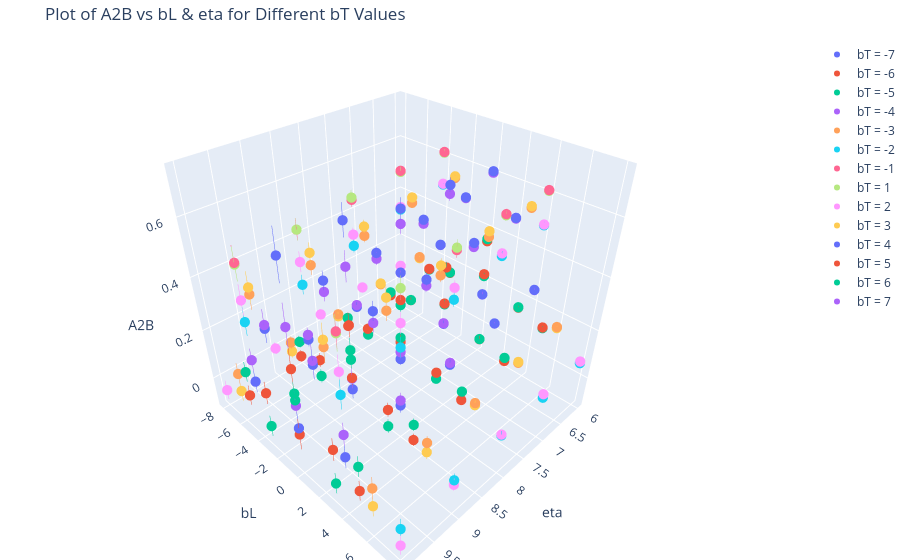

Here is the notebook cell this chart was saved with:
### Code cell
import plotly.graph_objects as go

# Extract unique values for bT
unique_bT = np.unique(etabLbT[:, 2])


fig = go.Figure()
for i, bT in enumerate(unique_bT):
    # Filter data
    mask = etabLbT[:, 2] == bT
    eta_values = etabLbT[mask, 0]
    bL_values = etabLbT[mask, 1]
    A2B_values = A2B[mask]
    A2B_errors = A2Berr[mask]

    # Add trace for each bT
    fig.add_trace(go.Scatter3d(
        x=eta_values , y=bL_values, z=A2B_values,
        mode="markers",
        error_z=dict(type="data", array=A2B_errors, visible=True),
        marker=dict(size=6),
        name=f"bT = {int(bT)}"
    ))

# Update layout
fig.update_layout(
    scene=dict(
        xaxis_title="eta",
        yaxis_title="bL",
        zaxis_title="A2B",
    ),
    title="Plot of A2B vs bL & eta for Different bT Values",
    margin=dict(l=0, r=0, b=0, t=40),
)

# Show interactive plot
fig.show()

### Figure 1 — Plotly figure (JSON) as saved in the notebook; plotly's stock layout.template omitted (floating-point values rounded to 4 significant figures)
{"data": [{"error_z": {"array": [0.0117, 0.01705, 0.02559, 0.03863, 0.0603], "type": "data", "visible": true}, "marker": {"size": 6}, "mode": "markers", "name": "bT = -7", "type": "scatter3d", "x": [6, 7, 8, 9, 10], "y": [0, 0, 0, 0, 0], "z": [0.1363, 0.1152, 0.08312, 0.08742, 0.0728]}, {"error_z": {"array": [0.01323, 0.009177, 0.009177, 0.01908, 0.01307, 0.01307, 0.02821, 0.01914, 0.01914, 0.04219, 0.02856, 0.02856, 0.06409, 0.04534, 0.04534], "type": "data", "visible": true}, "marker": {"size": 6}, "mode": "markers", "name": "bT = -6", "type": "scatter3d", "x": [6, 6, 6, 7, 7, 7, 8, 8, 8, 9, 9, 9, 10, 10, 10], "y": [0, 3, -3, 0, 3, -3, 0, 3, -3, 0, 3, -3, 0, 3, -3], "z": [0.222, 0.1568, 0.1568, 0.2003, 0.1364, 0.1364, 0.1546, 0.1223, 0.1223, 0.1343, 0.1098, 0.1098, 0.04685, 0.106, 0.106]}, {"error_z": {"array": [0.01494, 0.008149, 0.008149, 0.02119, 0.01176, 0.01176, 0.03058, 0.01677, 0.01677, 0.04573, 0.02451, 0.02451, 0.06942, 0.04022, 0.04022], "type": "data", "visible": true}, "marker": {"size": 6}, "mode": "markers", "name": "bT = -5", "type": "scatter3d", "x": [6, 6, 6, 7, 7, 7, 8, 8, 8, 9, 9, 9, 10, 10, 10], "y": [0, 5, -5, 0, 5, -5, 0, 5, -5, 0, 5, -5, 0, 5, -5], "z": [0.3632, 0.125, 0.125, 0.3416, 0.1194, 0.1194, 0.2995, 0.1126, 0.1126, 0.2425, 0.1253, 0.1253, 0.1839, 0.1246, 0.1246]}, {"error_z": {"array": [0.01596, 0.009228, 0.01191, 0.009228, 0.01191, 0.02293, 0.01347, 0.01583, 0.01347, 0.01583, 0.03303, 0.01991, 0.02285, 0.01991, 0.02285, 0.0503, 0.02927, 0.0338, 0.02927, 0.0338, 0.07598, 0.04378, 0.05213, 0.04378, 0.05213], "type": "data", "visible": true}, "marker": {"size": 6}, "mode": "markers", "name": "bT = -4", "type": "scatter3d", "x": [6, 6, 6, 6, 6, 7, 7, 7, 7, 7, 8, 8, 8, 8, 8, 9, 9, 9, 9, 9, 10, 10, 10, 10, 10], "y": [0, 4, 2, -4, -2, 0, 4, 2, -4, -2, 0, 4, 2, -4, -2, 0, 4, 2, -4, -2, 0, 4, 2, -4, -2], "z": [0.6037, 0.255, 0.4798, 0.255, 0.4798, 0.6009, 0.2285, 0.4615, 0.2285, 0.4615, 0.5793, 0.194, 0.4204, 0.194, 0.4204, 0.5303, 0.1833, 0.3987, 0.1833, 0.3987, 0.4414, 0.2045, 0.3917, 0.2045, 0.3917]}, {"error_z": {"array": [0.01132, 0.008625, 0.01132, 0.008625, 0.01609, 0.01255, 0.01609, 0.01255, 0.02292, 0.01751, 0.02292, 0.01751, 0.03364, 0.0267, 0.03364, 0.0267, 0.05079, 0.04453, 0.05079, 0.04453], "type": "data", "visible": true}, "marker": {"size": 6}, "mode": "markers", "name": "bT = -3", "type": "scatter3d", "x": [6, 6, 6, 6, 7, 7, 7, 7, 8, 8, 8, 8, 9, 9, 9, 9, 10, 10, 10, 10], "y": [3, 6, -3, -6, 3, 6, -3, -6, 3, 6, -3, -6, 3, 6, -3, -6, 3, 6, -3, -6], "z": [0.5363, 0.158, 0.5363, 0.158, 0.5169, 0.1306, 0.5169, 0.1306, 0.4792, 0.1014, 0.4792, 0.1014, 0.4661, 0.09267, 0.4661, 0.09267, 0.4662, 0.0842, 0.4662, 0.0842]}, {"error_z": {"array": [0.01106, 0.007814, 0.01106, 0.01614, 0.01178, 0.01614, 0.02431, 0.01776, 0.02431, 0.0354, 0.02756, 0.0354, 0.05044, 0.04187, 0.05044], "type": "data", "visible": true}, "marker": {"size": 6}, "mode": "markers", "name": "bT = -2", "type": "scatter3d", "x": [6, 6, 6, 7, 7, 7, 8, 8, 8, 9, 9, 9, 10, 10, 10], "y": [4, 8, -4, 4, 8, -4, 4, 8, -4, 4, 8, -4, 4, 8, -4], "z": [0.4955, 0.06554, 0.4955, 0.4745, 0.05214, 0.4745, 0.4229, 0.04321, 0.4229, 0.3742, 0.02519, 0.3742, 0.3456, 0.01658, 0.3456]}, {"error_z": {"array": [0.01121, 0.01121, 0.0164, 0.0164, 0.02374, 0.02374, 0.03511, 0.03511, 0.05412, 0.05412], "type": "data", "visible": true}, "marker": {"size": 6}, "mode": "markers", "name": "bT = -1", "type": "scatter3d", "x": [6, 6, 7, 7, 8, 8, 9, 9, 10, 10], "y": [4, -4, 4, -4, 4, -4, 4, -4, 4, -4], "z": [0.6131, 0.6131, 0.6099, 0.6099, 0.5814, 0.5814, 0.5611, 0.5611, 0.5424, 0.5424]}, {"error_z": {"array": [0.01153, 0.01153, 0.01705, 0.01705, 0.02453, 0.02453, 0.03601, 0.03601, 0.05449, 0.05449], "type": "data", "visible": true}, "marker": {"size": 6}, "mode": "markers", "name": "bT = 1", "type": "scatter3d", "x": [6, 6, 7, 7, 8, 8, 9, 9, 10, 10], "y": [4, -4, 4, -4, 4, -4, 4, -4, 4, -4], "z": [0.6108, 0.6108, 0.6063, 0.6063, 0.5888, 0.5888, 0.5613, 0.5613, 0.5371, 0.5371]}, {"error_z": {"array": [0.01159, 0.007427, 0.01159, 0.007427, 0.01644, 0.01125, 0.01644, 0.01125, 0.02386, 0.01695, 0.02386, 0.01695, 0.03554, 0.02642, 0.03554, 0.02642, 0.05321, 0.04195, 0.05321, 0.04195], "type": "data", "visible": true}, "marker": {"size": 6}, "mode": "markers", "name": "bT = 2", "type": "scatter3d", "x": [6, 6, 6, 6, 7, 7, 7, 7, 8, 8, 8, 8, 9, 9, 9, 9, 10, 10, 10, 10], "y": [4, 8, -4, -8, 4, 8, -4, -8, 4, 8, -4, -8, 4, 8, -4, -8, 4, 8, -4, -8], "z": [0.4981, 0.07245, 0.4981, 0.07245, 0.4832, 0.06676, 0.4832, 0.06676, 0.4628, 0.04653, 0.4628, 0.04653, 0.454, 0.006256, 0.454, 0.006256, 0.4207, -0.05473, 0.4207, -0.05473]}, {"error_z": {"array": [0.01113, 0.008775, 0.01113, 0.008775, 0.01569, 0.01298, 0.01569, 0.01298, 0.02235, 0.01909, 0.02235, 0.01909, 0.0334, 0.02881, 0.0334, 0.02881, 0.05038, 0.04417, 0.05038, 0.04417], "type": "data", "visible": true}, "marker": {"size": 6}, "mode": "markers", "name": "bT = 3", "type": "scatter3d", "x": [6, 6, 6, 6, 7, 7, 7, 7, 8, 8, 8, 8, 9, 9, 9, 9, 10, 10, 10, 10], "y": [3, 6, -3, -6, 3, 6, -3, -6, 3, 6, -3, -6, 3, 6, -3, -6, 3, 6, -3, -6], "z": [0.5419, 0.1536, 0.5419, 0.1536, 0.5356, 0.1341, 0.5356, 0.1341, 0.5111, 0.09269, 0.5111, 0.09269, 0.5073, 0.05467, 0.5073, 0.05467, 0.4887, 0.01079, 0.4887, 0.01079]}, {"error_z": {"array": [0.01573, 0.009041, 0.01131, 0.009041, 0.01131, 0.02305, 0.01303, 0.01554, 0.01303, 0.01554, 0.03396, 0.01863, 0.02214, 0.01863, 0.02214, 0.05014, 0.02854, 0.03307, 0.02854, 0.03307, 0.07888, 0.04387, 0.04992, 0.04387, 0.04992], "type": "data", "visible": true}, "marker": {"size": 6}, "mode": "markers", "name": "bT = 4", "type": "scatter3d", "x": [6, 6, 6, 6, 6, 7, 7, 7, 7, 7, 8, 8, 8, 8, 8, 9, 9, 9, 9, 9, 10, 10, 10, 10, 10], "y": [0, 4, 2, -4, -2, 0, 4, 2, -4, -2, 0, 4, 2, -4, -2, 0, 4, 2, -4, -2, 0, 4, 2, -4, -2], "z": [0.6083, 0.2556, 0.4823, 0.2556, 0.4823, 0.6299, 0.2288, 0.4755, 0.2288, 0.4755, 0.6268, 0.1868, 0.4411, 0.1868, 0.4411, 0.6687, 0.1643, 0.4376, 0.1643, 0.4376, 0.6537, 0.119, 0.3788, 0.119, 0.3788]}, {"error_z": {"array": [0.01427, 0.007561, 0.007561, 0.02094, 0.01104, 0.01104, 0.03006, 0.01683, 0.01683, 0.04455, 0.02559, 0.02559, 0.07063, 0.04163, 0.04163], "type": "data", "visible": true}, "marker": {"size": 6}, "mode": "markers", "name": "bT = 5", "type": "scatter3d", "x": [6, 6, 6, 7, 7, 7, 8, 8, 8, 9, 9, 9, 10, 10, 10], "y": [0, 5, -5, 0, 5, -5, 0, 5, -5, 0, 5, -5, 0, 5, -5], "z": [0.3551, 0.1276, 0.1276, 0.3427, 0.1066, 0.1066, 0.3183, 0.07806, 0.07806, 0.3345, 0.06401, 0.06401, 0.2994, 0.02656, 0.02656]}, {"error_z": {"array": [0.01291, 0.008295, 0.008295, 0.01848, 0.01244, 0.01244, 0.02712, 0.01829, 0.01829, 0.04128, 0.02848, 0.02848, 0.06525, 0.04478, 0.04478], "type": "data", "visible": true}, "marker": {"size": 6}, "mode": "markers", "name": "bT = 6", "type": "scatter3d", "x": [6, 6, 6, 7, 7, 7, 8, 8, 8, 9, 9, 9, 10, 10, 10], "y": [0, 3, -3, 0, 3, -3, 0, 3, -3, 0, 3, -3, 0, 3, -3], "z": [0.2145, 0.1585, 0.1585, 0.197, 0.1369, 0.1369, 0.1719, 0.09754, 0.09754, 0.2063, 0.04243, 0.04243, 0.2097, -0.03442, -0.03442]}, {"error_z": {"array": [0.01154, 0.01727, 0.02617, 0.04033, 0.06381], "type": "data", "visible": true}, "marker": {"size": 6}, "mode": "markers", "name": "bT = 7", "type": "scatter3d", "x": [6, 7, 8, 9, 10], "y": [0, 0, 0, 0, 0], "z": [0.1356, 0.1174, 0.1123, 0.1315, 0.1631]}], "layout": {"margin": {"b": 0, "l": 0, "r": 0, "t": 40}, "scene": {"xaxis": {"title": {"text": "eta"}}, "yaxis": {"title": {"text": "bL"}}, "zaxis": {"title": {"text": "A2B"}}}, "title": {"text": "Plot of A2B vs bL & eta for Different bT Values"}}}
